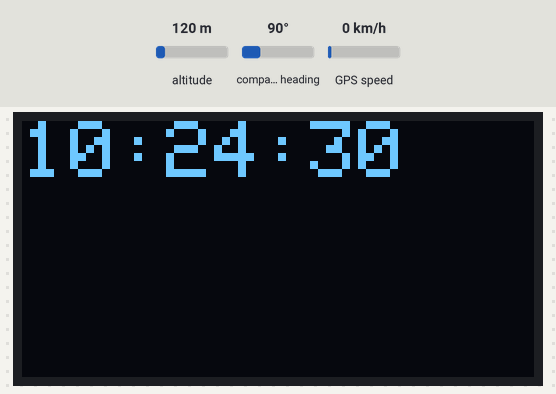
Simulated run of this sketch. Board: ESP8266 (Wemos D1 mini). On the bench: 128×64 one-colour display. The test bench sets the inputs (shaded band); at power-on: altitude 120 m, compass heading 90°, GPS speed 0 km/h. The GPS gets a fix after 3 s at 37.7749, -122.4194 with 8 satellites.

Above: at 0.1 s.
At 4.2 s:
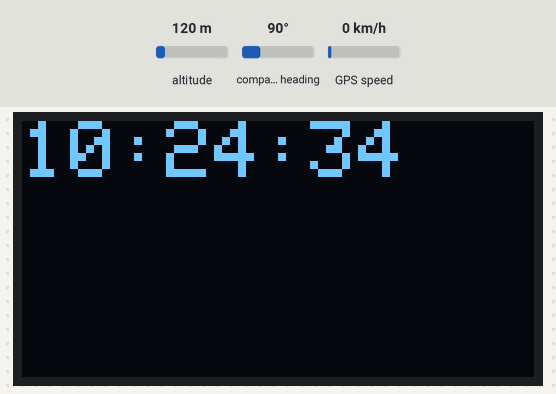
At 9.2 s:
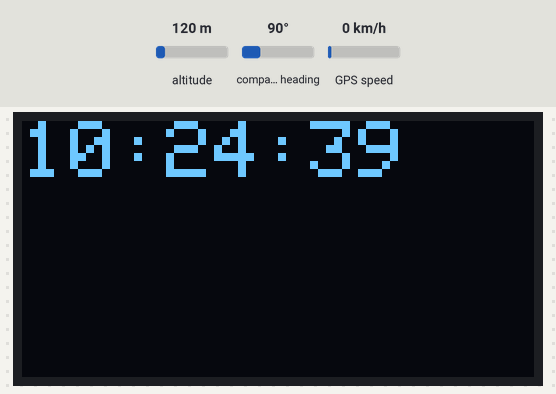
At 19.2 s:
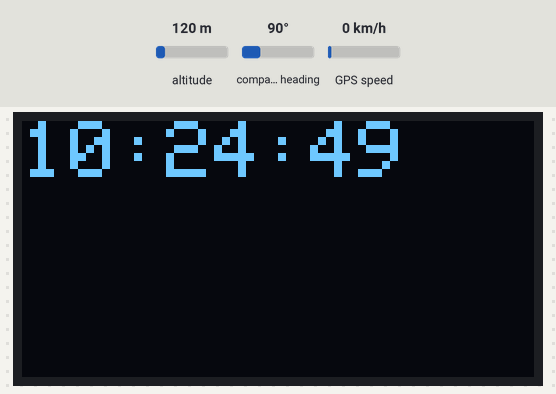
At 28.2 s:
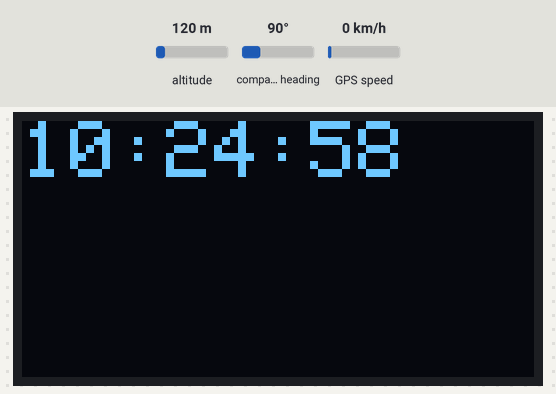
At 38.2 s:
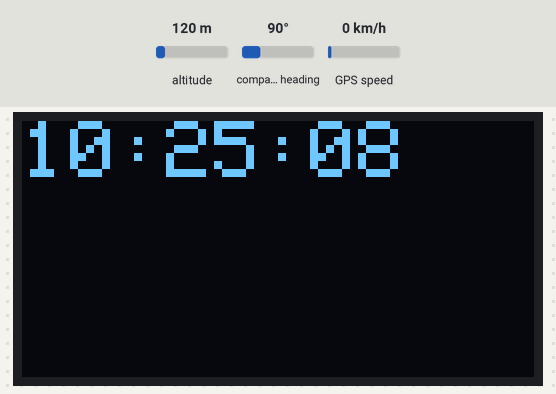

The sketch:

Step4.ino
```cpp
// (licence header left out)
#include <SoftwareSerial.h>                   // built-in
#include <TinyGPS++.h>                        // tinyGPSPlus v1.0.3
#include <Adafruit_SSD1306.h>                 // Adafruit OLED library v2.5.7

SoftwareSerial gpsSerial(D5,D6);
TinyGPSPlus gps;
Adafruit_SSD1306 led(128,64,&Wire);           // OLED display object

void setup() {
  gpsSerial.begin(9600);                      // GPS Data @ 9600 baud
  Serial.begin(115200);                       // Serial monitor @ 115200 baud
  led.begin(SSD1306_SWITCHCAPVCC,0x3C);       // turn on OLED display
  led.setTextColor(WHITE);                    // white on black text
  led.setTextSize(2);                         // size 2 is easily readable
}

void loop() {
  if (gpsSerial.available()) {                // any data from GPS?
    char c = gpsSerial.read();                // yes, so get the next character
    if (gps.encode(c)) displayTime();         // when NMEA string finished, print the time.
  }
}

void displayTime() {
  led.clearDisplay();                         // erase previous screen
  led.setCursor(0,0);                         // start at top-left
  int h  = gps.time.hour();                   // get the hour
  if (h<10) led.print("0");                   // make it 2 digits: '6'->'06'
  led.print(h); led.print(":");               // print the hour
  int m = gps.time.minute();                  // get the minutes
  if (m<10) led.print("0");                   // make it 2 digits: '6'->'06'
  led.print(m); led.print(":");               // print the minutes
  int s = gps.time.second();                  // get the seconds
  if (s<10) led.print("0");                   // make it 2 digits: '6'->'06'
  led.print(s);                               // print the seconds
  led.display();                              // show the result on screen
}
```

Measured:
- what the display in image 0 shows lasts 1.0 s, from 0.1 s to 1.1 s
